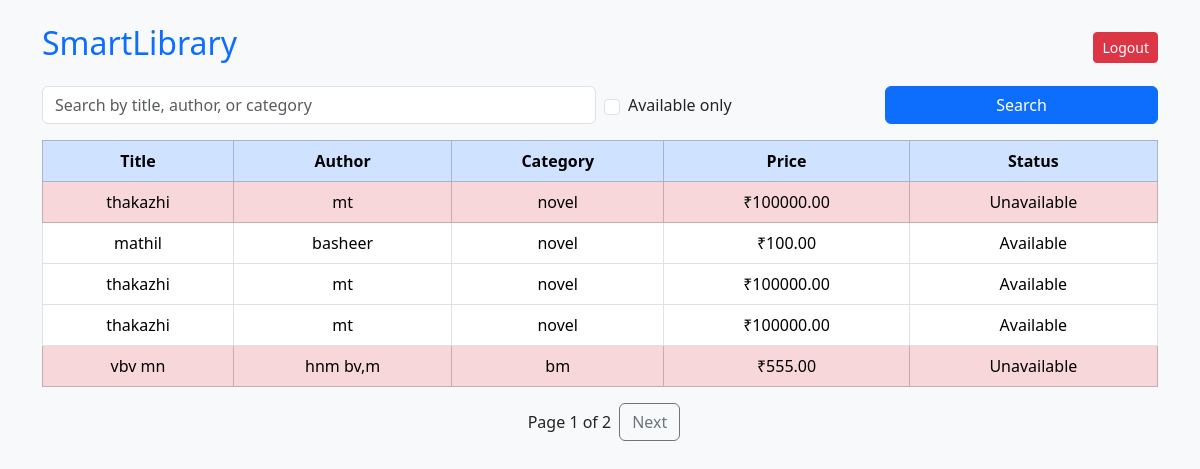
Before: /books/user (signed in) with the older database file.
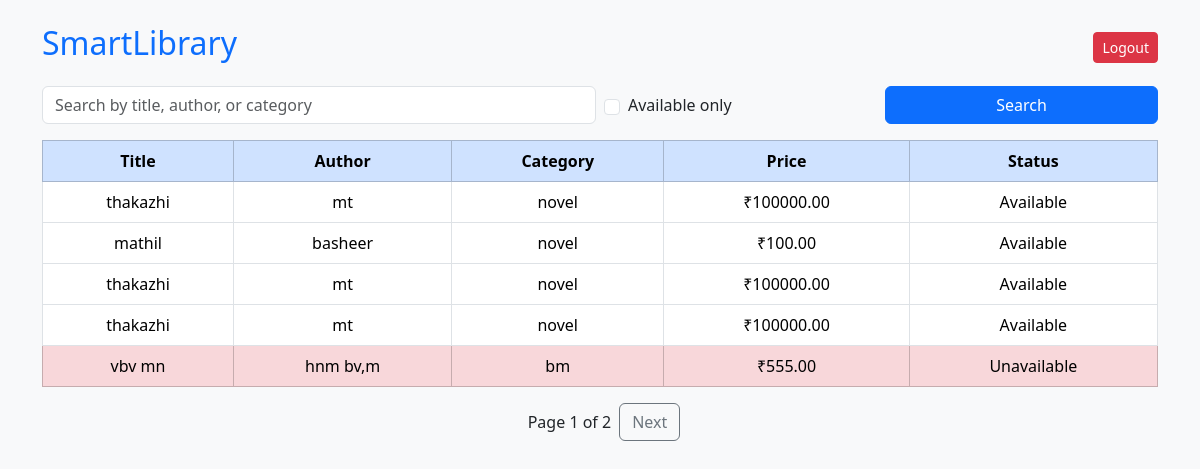
After: the same page with the newer database file.
### library_management/models.py (models this page shows, shortened)
class Book(models.Model):
    title = models.CharField(max_length=200)
    author = models.CharField(max_length=100)
    category = models.CharField(max_length=100)
    price = models.DecimalField(max_digits=8, decimal_places=2)
    availability = models.BooleanField(default=True)

### library_management/views.py (the view, shortened to what this page needs)
# urls.py: path('books/user',views.user_books,name='user-books')
@login_required(login_url='login')
def user_books(request):
    query = request.GET.get('q', '')
    available_only = request.GET.get('available', '') == 'on'
    books = Book.objects.all()
    if available_only:
        books = books.filter(availability=True)
    paginator = Paginator(books, 5)
    page_number = request.GET.get('page')
    page_obj = paginator.get_page(page_number)
    return render(request, 'user/all_books.html', {
        'page_obj': page_obj,
        'query': query,
        'available_only': available_only,
    })

### library_management/templates/user/all_books.html (shortened to what this page needs)
<!DOCTYPE html>
<html lang="en">
<head>
    <link href="https://cdn.jsdelivr.net/npm/bootstrap@5.3.3/dist/css/bootstrap.min.css" rel="stylesheet">
</head>
<body>
<div class="container mt-4">
    <div class="d-flex justify-content-between align-items-center mb-3">
        <h2>SmartLibrary</h2>
        <a href="{% url 'logout' %}" class="btn btn-danger btn-sm">Logout</a>
    </div>
    <form method="get" class="row g-2 mb-3">
        <div class="col-md-6">
            <input type="text" name="q" class="form-control" placeholder="Search by title, author, or category" value="{{ request.GET.q }}">
        </div>
        <div class="col-md-3 d-flex align-items-center">
            <input class="form-check-input me-2" type="checkbox" name="available" id="available"
                {% if request.GET.available == 'on' %}checked{% endif %}>
            <label class="form-check-label" for="available">Available only</label>
        </div>
        <div class="col-md-3">
            <button class="btn btn-primary w-100" type="submit">Search</button>
        </div>
    </form>
    <table class="table table-bordered text-center">
        <thead class="table-primary">
            <tr>
                <th>Title</th>
                <th>Author</th>
                <th>Category</th>
                <th>Price</th>
                <th>Status</th>
            </tr>
        </thead>
        <tbody>
            {% for book in page_obj %}
                <tr class="{% if not book.availability %}table-danger{% endif %}">
                    <td>{{ book.title }}</td>
                    <td>{{ book.author }}</td>
                    <td>{{ book.category }}</td>
                    <td>₹{{ book.price }}</td>
                    <td>{{ book.availability|yesno:"Available,Unavailable" }}</td>
                </tr>
            {% empty %}
                <tr>
                    <td colspan="5" class="text-muted">No books found.</td>
                </tr>
            {% endfor %}
        </tbody>
    </table>
    <div class="d-flex justify-content-center mt-3">
        <span class="align-self-center mx-2">
            Page {{ page_obj.number }} of {{ page_obj.paginator.num_pages }}
        </span>
        {% if page_obj.has_next %}
            <a href="?q={{ request.GET.q }}{% if request.GET.available %}&available=on{% endif %}&page={{ page_obj.next_page_number }}" class="btn btn-outline-secondary">Next</a>
        {% endif %}
    </div>
</div>
</body>
</html>

Changed rows visible on the page:
changed Book (number 1 of 5 on the later page): availability "Unavailable" → "Available"
